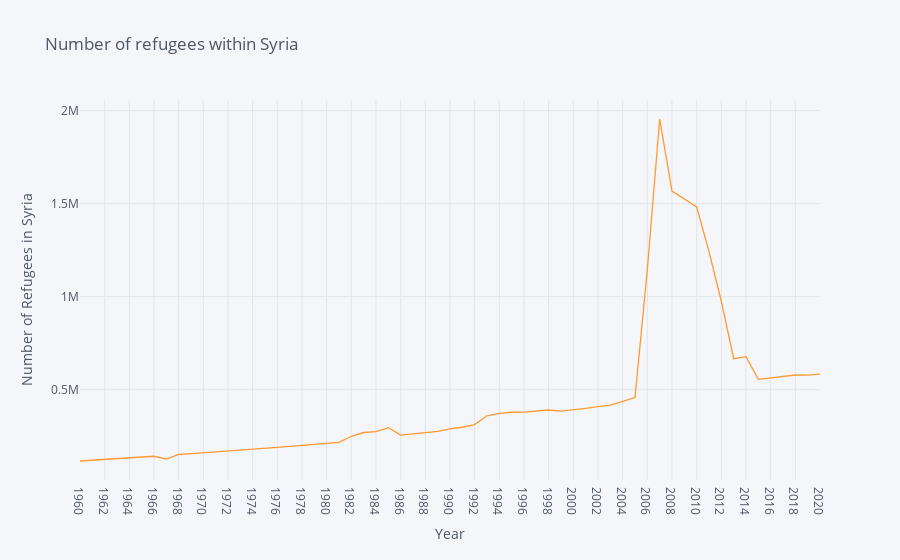

Notebook code cell kept with this figure:
### Code cell
syrian_refugees["Refugee population by country or territory of asylum"].iplot(title= 'Number of refugees within Syria', xTitle = 'Year', yTitle = 'Number of Refugees in Syria')

### Figure 1 — Plotly figure (JSON) as saved in the notebook; plotly's stock layout.template omitted (floating-point values rounded to 4 significant figures)
{"data": [{"line": {"color": "rgba(255, 153, 51, 1.0)", "dash": "solid", "shape": "linear", "width": 1.3}, "mode": "lines", "name": "Refugee population by country or territory of asylum", "text": "", "type": "scatter", "x": ["1960", "1961", "1962", "1963", "1964", "1965", "1966", "1967", "1968", "1969", "1970", "1971", "1972", "1973", "1974", "1975", "1976", "1977", "1978", "1979", "1980", "1981", "1982", "1983", "1984", "1985", "1986", "1987", "1988", "1989", "1990", "1991", "1992", "1993", "1994", "1995", "1996", "1997", "1998", "1999", "2000", "2001", "2002", "2003", "2004", "2005", "2006", "2007", "2008", "2009", "2010", "2011", "2012", "2013", "2014", "2015", "2016", "2017", "2018", "2019", "2020"], "y": [116778, 120577, 124626, 129010, 133366, 138081, 142206, 127304, 151730, 156635, 160932, 166099, 171230, 175817, 179916, 186130, 189902, 195517, 200775, 206245, 212403, 217401, 249692, 269923, 274948, 295741, 255623, 261694, 269422, 276547, 289013, 298260, 312352, 359814, 372750, 378729, 379894, 383907, 391004, 384846, 390987, 399596, 408515, 417503, 437337, 458135, 1144565, 1955234, 1567590, 1526573, 1482272, 1242381, 975685, 666541, 677751, 555766, 562821, 571298, 578956, 578525, 584059]}], "layout": {"legend": {"bgcolor": "#F5F6F9", "font": {"color": "#4D5663"}}, "paper_bgcolor": "#F5F6F9", "plot_bgcolor": "#F5F6F9", "title": {"font": {"color": "#4D5663"}, "text": "Number of refugees within Syria"}, "xaxis": {"gridcolor": "#E1E5ED", "showgrid": true, "tickfont": {"color": "#4D5663"}, "title": {"font": {"color": "#4D5663"}, "text": "Year"}, "zerolinecolor": "#E1E5ED"}, "yaxis": {"gridcolor": "#E1E5ED", "showgrid": true, "tickfont": {"color": "#4D5663"}, "title": {"font": {"color": "#4D5663"}, "text": "Number of Refugees in Syria"}, "zerolinecolor": "#E1E5ED"}}}
